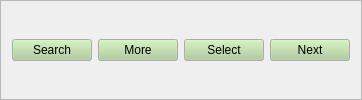
    <widget class="QFrame" name="frame">
     <property name="frameShape">
      <enum>QFrame::StyledPanel</enum>
     </property>
     <property name="frameShadow">
      <enum>QFrame::Raised</enum>
     </property>
     <layout class="QHBoxLayout" name="horizontalLayout_2">
      <item>
       <widget class="QPushButton" name="pushButton_search">
        <property name="sizePolicy">
         <sizepolicy hsizetype="MinimumExpanding" vsizetype="Fixed">
          <horstretch>0</horstretch>
          <verstretch>0</verstretch>
         </sizepolicy>
        </property>
        <property name="palette">
         <palette>
          <active>
           <colorrole role="Button">
            <brush brushstyle="SolidPattern">
             <color alpha="255">
              <red>171</red>
              <green>204</green>
              <blue>150</blue>
             </color>
            </brush>
           </colorrole>
          </active>
          <inactive>
           <colorrole role="Button">
            <brush brushstyle="SolidPattern">
             <color alpha="255">
              <red>171</red>
              <green>204</green>
              <blue>150</blue>
             </color>
            </brush>
           </colorrole>
          </inactive>
          <disabled>
           <colorrole role="Button">
            <brush brushstyle="SolidPattern">
             <color alpha="255">
              <red>171</red>
              <green>204</green>
              <blue>150</blue>
             </color>
            </brush>
           </colorrole>
          </disabled>
         </palette>
        </property>
        <property name="text">
         <string>Search</string>
        </property>
       </widget>
      </item>
      <item>
       <widget class="QPushButton" name="pushButton_morelogs">
        <property name="sizePolicy">
         <sizepolicy hsizetype="MinimumExpanding" vsizetype="Fixed">
          <horstretch>0</horstretch>
          <verstretch>0</verstretch>
         </sizepolicy>
        </property>
        <property name="palette">
         <palette>
          <active>
           <colorrole role="Button">
            <brush brushstyle="SolidPattern">
             <color alpha="255">
              <red>171</red>
              <green>204</green>
              <blue>150</blue>
             </color>
            </brush>
           </colorrole>
          </active>
          <inactive>
           <colorrole role="Button">
            <brush brushstyle="SolidPattern">
             <color alpha="255">
              <red>171</red>
              <green>204</green>
              <blue>150</blue>
             </color>
            </brush>
           </colorrole>
          </inactive>
          <disabled>
           <colorrole role="Button">
            <brush brushstyle="SolidPattern">
             <color alpha="255">
              <red>171</red>
              <green>204</green>
              <blue>150</blue>
             </color>
            </brush>
           </colorrole>
          </disabled>
         </palette>
        </property>
        <property name="text">
         <string>More</string>
        </property>
       </widget>
      </item>
      <item>
       <widget class="QPushButton" name="pushButton_checkall">
        <property name="sizePolicy">
         <sizepolicy hsizetype="MinimumExpanding" vsizetype="Fixed">
          <horstretch>0</horstretch>
          <verstretch>0</verstretch>
         </sizepolicy>
        </property>
        <property name="palette">
         <palette>
          <active>
           <colorrole role="Button">
            <brush brushstyle="SolidPattern">
             <color alpha="255">
              <red>171</red>
              <green>204</green>
              <blue>150</blue>
             </color>
            </brush>
           </colorrole>
          </active>
          <inactive>
           <colorrole role="Button">
            <brush brushstyle="SolidPattern">
             <color alpha="255">
              <red>171</red>
              <green>204</green>
              <blue>150</blue>
             </color>
            </brush>
           </colorrole>
          </inactive>
          <disabled>
           <colorrole role="Button">
            <brush brushstyle="SolidPattern">
             <color alpha="255">
              <red>171</red>
              <green>204</green>
              <blue>150</blue>
             </color>
            </brush>
           </colorrole>
          </disabled>
         </palette>
        </property>
        <property name="text">
         <string>Select</string>
        </property>
       </widget>
      </item>
      <item>
       <widget class="QPushButton" name="pushButton_plot">
        <property name="sizePolicy">
         <sizepolicy hsizetype="MinimumExpanding" vsizetype="Fixed">
          <horstretch>0</horstretch>
          <verstretch>0</verstretch>
         </sizepolicy>
        </property>
        <property name="palette">
         <palette>
          <active>
           <colorrole role="Button">
            <brush brushstyle="SolidPattern">
             <color alpha="255">
              <red>171</red>
              <green>204</green>
              <blue>150</blue>
             </color>
            </brush>
           </colorrole>
          </active>
          <inactive>
           <colorrole role="Button">
            <brush brushstyle="SolidPattern">
             <color alpha="255">
              <red>171</red>
              <green>204</green>
              <blue>150</blue>
             </color>
            </brush>
           </colorrole>
          </inactive>
          <disabled>
           <colorrole role="Button">
            <brush brushstyle="SolidPattern">
             <color alpha="255">
              <red>171</red>
              <green>204</green>
              <blue>150</blue>
             </color>
            </brush>
           </colorrole>
          </disabled>
         </palette>
        </property>
        <property name="text">
         <string>Next</string>
        </property>
       </widget>
      </item>
     </layout>
    </widget>
